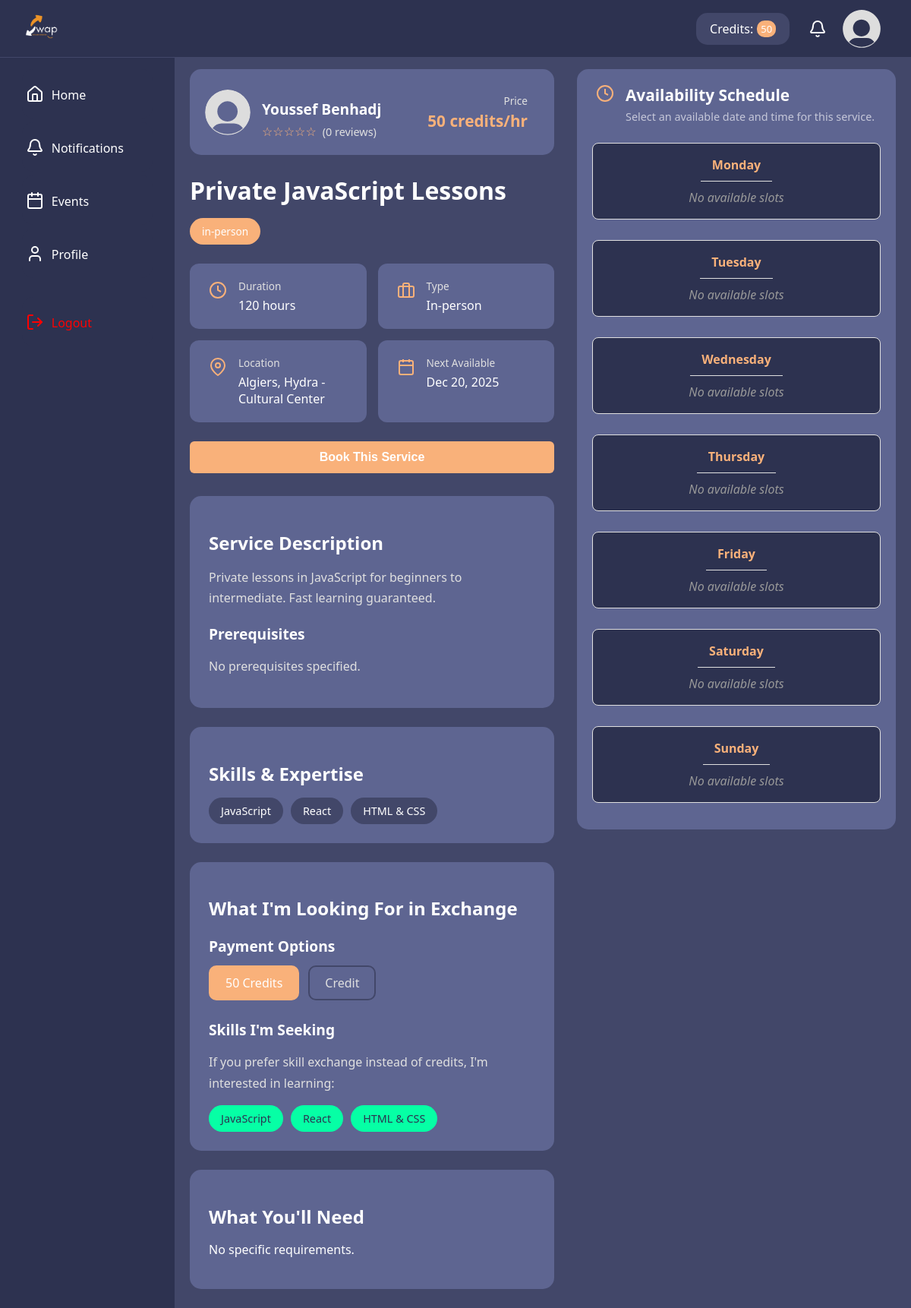
The app's page /dashboard/post/postdetails.php?Postid=1 with its own data.
### tables this page shows
CREATE TABLE Users (
  UserId INT AUTO_INCREMENT PRIMARY KEY,
  UserName VARCHAR(45) UNIQUE NOT NULL,
  FullName VARCHAR(45) NOT NULL,
  Email VARCHAR(45) UNIQUE NOT NULL,
  Password VARCHAR(255) NOT NULL,
  Description TEXT,
  ProfilePicture VARCHAR(255),
  ProfessionalTitle VARCHAR(100),
  Location VARCHAR(100),
  PhoneNumber VARCHAR(20),
  BirthDate DATE,
  Gender ENUM('M', 'F'),
  UserSince DATETIME DEFAULT CURRENT_TIMESTAMP,
  IsBanned ENUM('yes','no') DEFAULT 'no',
  Rating DECIMAL(3,2) DEFAULT 0.00 CHECK (Rating >= 0.00 AND Rating <= 5.00),
  RatingCount INT DEFAULT 0 CHECK (RatingCount >= 0),
  ExchangeCount INT DEFAULT 0 CHECK (ExchangeCount >= 0),
  CreditBalance INT DEFAULT 0 CHECK (CreditBalance >= 0)
);

CREATE TABLE Posts (
  PostId INT AUTO_INCREMENT PRIMARY KEY,
  UserId INT NOT NULL,
  Title VARCHAR(150) NOT NULL,
  Description TEXT NOT NULL,
  PostType ENUM('in-person','online') NOT NULL,
  PostStatus ENUM('active','disabled') DEFAULT 'active',
  CategoryId INT NOT NULL,
  Duration INT CHECK (Duration > 0 AND Duration <= 480),
  MeetLocation VARCHAR(150),
  AvailableDate DATETIME NOT NULL,
  Prerequisites TEXT,
  Requirements TEXT,
  PaymentMethod ENUM('exchange','credit') NOT NULL,
  RequiredCredits INT DEFAULT 0 CHECK (RequiredCredits >= 0),
  LikeCount INT DEFAULT 0 CHECK (LikeCount >= 0),
  CreatedAt DATETIME DEFAULT CURRENT_TIMESTAMP,
  
  FOREIGN KEY (UserId) REFERENCES Users(UserId) ON DELETE CASCADE,
  FOREIGN KEY (CategoryId) REFERENCES Category(CategoryId) ON DELETE RESTRICT,
  
  INDEX idx_posts_status_date (PostStatus, AvailableDate),
  INDEX idx_posts_user (UserId),
  INDEX idx_posts_category (CategoryId)
);

### dashboard/post/postdetails.view.php (the view, shortened to what this page needs)
<div class="page-wrapper">
    <div class="page-container">
        <div class="service-detail-container">
            <div class="service-info-section">
        <div class="provider-header">
            <img src="<?php echo htmlspecialchars($user['ProfilePicture'] ?? '../../assets/images/Default_pfp.svg'); ?>" alt="<?php echo htmlspecialchars($user['FullName'] ?? 'Unknown'); ?>" class="provider-avatar">
            <div class="provider-info">
                <h3 class="provider-name"><?php echo htmlspecialchars($user['FullName'] ?? 'Unknown'); ?></h3>
                <div class="provider-rating">
                    <span class="stars"><?php echo str_repeat('★', round($user['Rating'] ?? 0)) . str_repeat('☆', 5 - round($user['Rating'] ?? 0)); ?></span>
                    <span class="reviews-count">(<?php echo $user['RatingCount'] ?? 0; ?> reviews)</span>
                </div>
            </div>
            <div class="service-price">
                <span class="price-label">Price</span>
                <span class="price-value"><?php echo $requiredCredits ?? 0; ?> credits/hr</span>
            </div>
        </div>
        <div class="service-header">
            <h1 class="service-title"><?php echo htmlspecialchars($postTitle ?? ''); ?></h1>
            <div class="service-tags">
                <span class="tag tag-btn"><?php echo htmlspecialchars($postType ?? ''); ?></span>
            </div>
        </div>
        <div class="service-quick-info">
            <div class="info-card">
                <svg xmlns="http://www.w3.org/2000/svg" width="24" height="24" viewBox="0 0 24 24" fill="none" stroke="currentColor" stroke-width="2">
                    <circle cx="12" cy="12" r="10"></circle>
                    <polyline points="12 6 12 12 16 14"></polyline>
                </svg>
                <div>
                    <div class="info-label">Duration</div>
                    <div class="info-value"><?php echo $postDuration ?? 0; ?> hours</div>
                </div>
            </div>
            <div class="info-card">
                <svg xmlns="http://www.w3.org/2000/svg" width="24" height="24" viewBox="0 0 24 24" fill="none" stroke="currentColor" stroke-width="2">
                    <rect x="2" y="7" width="20" height="14" rx="2" ry="2"></rect>
                    <path d="M16 21V5a2 2 0 0 0-2-2h-4a2 2 0 0 0-2 2v16"></path>
                </svg>
                <div>
                    <div class="info-label">Type</div>
                    <div class="info-value"><?php echo ucfirst($postType ?? ''); ?></div>
                </div>
            </div>
            <div class="info-card">
                <svg xmlns="http://www.w3.org/2000/svg" width="24" height="24" viewBox="0 0 24 24" fill="none" stroke="currentColor" stroke-width="2">
                    <path d="M21 10c0 7-9 13-9 13s-9-6-9-13a9 9 0 0 1 18 0z"></path>
                    <circle cx="12" cy="10" r="3"></circle>
                </svg>
                <div>
                    <div class="info-label">Location</div>
                    <div class="info-value"><?php echo htmlspecialchars($postLocation ?? 'N/A'); ?></div>
                </div>
            </div>
            <div class="info-card">
                <div>
                    <div class="info-label">Next Available</div>
                    <div class="info-value"><?php echo !empty($postDate) ? date('M d, Y', strtotime($postDate)) : 'Not available'; ?></div>
                </div>
            </div>
        </div>
        <div class="action-buttons">
            <button class="btn-primary">Book This Service</button>
        </div>
        <div class="service-description">
            <h2>Service Description</h2>
            <p><?php echo nl2br(htmlspecialchars($postDescription ?? '')); ?></p>
            <h3>Prerequisites</h3>
            <p><?php echo nl2br(htmlspecialchars($prerequisites ?? 'No prerequisites specified.')); ?></p>
        </div>
        <div class="skills-section">
            <h2>Skills & Expertise</h2>
            <div class="skills-tags">
                    <?php if (!empty($postSkills)): ?>
                        <?php foreach ($postSkills as $skill): ?>
                            <span class="skill-tag"><?php echo htmlspecialchars($skill); ?></span>
                        <?php endforeach; ?>
                    <?php else: ?>
                        <span class="skill-tag">No skills specified</span>
                    <?php endif; ?>
                </div>
            </div>
            <div class="exchange-section">
            <h2>What I'm Looking For in Exchange</h2>
            <div class="payment-options">
                <h3>Payment Options</h3>
                <div class="payment-badges">
                    <span class="payment-badge active"><?php echo $requiredCredits ?? 0; ?> Credits</span>
                    <span class="payment-badge"><?php echo ucfirst($paymentMethod ?? ''); ?></span>
                </div>
            </div>
            <div class="seeking-skills">
                <h3>Skills I'm Seeking</h3>
                <p>If you prefer skill exchange instead of credits, I'm interested in learning:</p>
                <div class="seeking-tags">
                    <?php if (!empty($seekingSkills)): ?>
                        <?php foreach ($seekingSkills as $skill): ?>
                            <span class="seeking-tag"><?php echo htmlspecialchars($skill); ?></span>
                        <?php endforeach; ?>
                    <?php else: ?>
                        <span class="seeking-tag">Not specified</span>
                    <?php endif; ?>
                </div>
            </div>
            </div>
        <div class="requirements-section">
            <h2>What You'll Need</h2>
            <p><?php echo nl2br(htmlspecialchars($requirements ?? 'No specific requirements.')); ?></p>
        </div>
    </div>
            <div class="availability-section">
                <div class="availability-card">
                    <div class="availability-header">
                        <svg xmlns="http://www.w3.org/2000/svg" width="24" height="24" viewBox="0 0 24 24" fill="none" stroke="currentColor" stroke-width="2">
                            <circle cx="12" cy="12" r="10"></circle>
                            <polyline points="12 6 12 12 16 14"></polyline>
                        </svg>
                        <div>
                            <h2>Availability Schedule</h2>
                            <p>Select an available date and time for this service.</p>
                        </div>
                    </div>
                    <form method="POST" action="" class="availability-form">
                        <div class="schedule-container">
                            <?php if (!empty($weekDays) && is_array($weekDays)): ?>
                                <?php foreach ($weekDays as $day): ?>
                                    <div class="schedule-day" data-day="<?php echo strtolower($day); ?>">
                                        <div class="day-header">
                                            <span class="day-label"><?php echo $day; ?></span>
                                        </div>
                                        <div class="time-slots">
                                            <?php if (!empty($dayRanges[$day]['has_slots'])):
                                                $range = $dayRanges[$day];
                                                $sampleDate = '';
                                                foreach ($dates as $datetime) {
                                                    if (date('l', strtotime($datetime)) === $day) {
                                                        $sampleDate = date('Y-m-d', strtotime($datetime)) . ' ' . $range['start'] . ':00';
                                                        break;
                                                    }
                                                }
                                                $isDayBooked = false;
                                                foreach ($bookedDates as $booked) {
                                                    if (date('l', strtotime($booked)) === $day) {
                                                        $isDayBooked = true;
                                                        break;
                                                    }
                                                }
                                                $isPast = !empty($sampleDate) && strtotime($sampleDate) < time();
                                                $isDisabled = $isDayBooked || $isPast;
                                            ?>
                                                <label class="time-slot-range <?php echo $isDisabled ? 'disabled' : ''; ?>">
                                                    <input
                                                        type="radio"
                                                        name="SelectedDate"
                                                        value="<?php echo htmlspecialchars($sampleDate); ?>"
                                                        <?php echo $isDisabled ? 'disabled' : ''; ?>
                                                        data-day="<?php echo $day; ?>"
                                                    >
                                                    <span class="time-range">
                                                        <strong><?php echo htmlspecialchars($range['start']); ?></strong>
                                                        to
                                                        <strong><?php echo htmlspecialchars($range['end']); ?></strong>
                                                    </span>
                                                </label>
                                            <?php else: ?>
                                                <span class="no-slots">No available slots</span>
                                            <?php endif; ?>
                                        </div>
                                    </div>
                                <?php endforeach; ?>
                            <?php else: ?>
                                <p>No availability information available.</p>
                            <?php endif; ?>
                        </div>
                    </form>
                </div>
            </div>
        </div>
    </div>
</div>

### records on screen
users: FullName "Youssef Benhadj", Rating "☆☆☆☆☆", RatingCount "0"
posts: RequiredCredits "50", Title "Private JavaScript Lessons", PostType "in-person", Duration "120", PostType "In-person", MeetLocation "Algiers, Hydra - Cultural Center", AvailableDate "Dec 20, 2025", Description "Private lessons in JavaScript for beginners to intermediate. Fast learning guaranteed.", PaymentMethod "Credit"

### other values on screen
$prerequisites "No prerequisites specified."
$skill "JavaScript"
$skill "React"
$skill "HTML & CSS"
$requirements "No specific requirements."
$day "Monday"
$day "Tuesday"
$day "Wednesday"
$day "Thursday"
$day "Friday"
$day "Saturday"
$day "Sunday"
